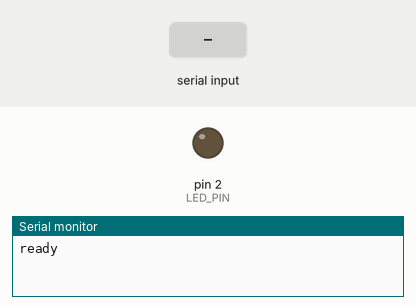
The sketch below on a simulated Arduino Uno, built with avr-gcc and run on an emulated ATmega328P. On the bench: output pins drawn as LEDs (lit = HIGH), the last lines printed to the serial monitor. The inputs (shaded band) are chosen by the test bench.

Above: at 1.2 s.
1.3 s: "on\n" received over Serial
At 2.2 s:
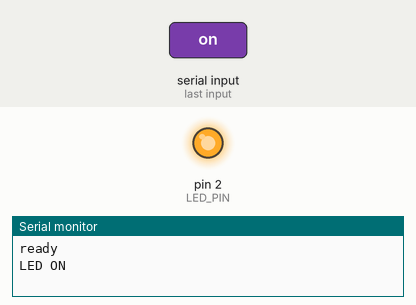
2.8 s: "off\n" received over Serial
At 3.3 s:
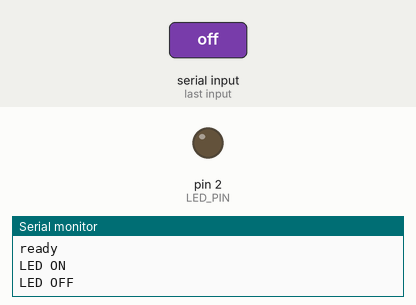
4.3 s: "ON\n" received over Serial
At 5.5 s:
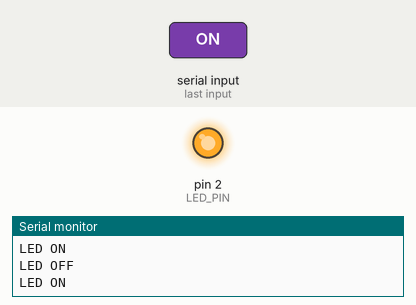
5.8 s: "OFF\n" received over Serial
At 6.8 s:
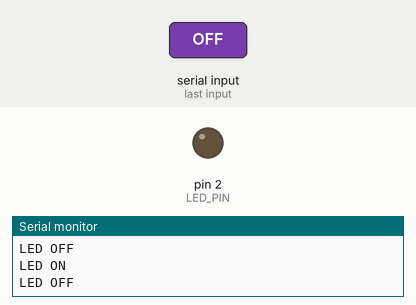
Timing chart, 0 to 8.3 s (numbered marks = the images above; inputs shaded):
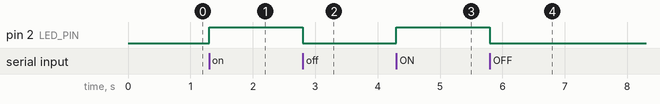

Measured:
- after the input at 1.3 s, pin 2 (LED_PIN): LOW → HIGH at once
- after the input at 2.8 s, pin 2 (LED_PIN): HIGH → LOW at once
- after the input at 4.3 s, pin 2 (LED_PIN): LOW → HIGH at once
- after the input at 5.8 s, pin 2 (LED_PIN): HIGH → LOW at once

The sketch:

day9-uart-commandsketch.ino
```cpp
constexpr uint8_t LED_PIN = 2;
int i = 0;
char buffer[32];

void setup() {
  // put your setup code here, to run once:
  pinMode(LED_PIN, OUTPUT);
  Serial.begin(115200);
  Serial.println("ready");
}

void loop() {
  if(Serial.available() >0){

    char c = Serial.read();

    if(c != '\n' && c != '\r'){
      if(i < (sizeof(buffer) - 1)){
          buffer[i] = c;
          i++;
      }
    }else{
      buffer[i] = '\0';
      if(strcmp(buffer,"on") == 0){
        digitalWrite(LED_PIN, HIGH);
        Serial.println("LED ON");
      }else if(strcmp(buffer,"ON") == 0){
        digitalWrite(LED_PIN, HIGH);
        Serial.println("LED ON");
      }else if(strcmp(buffer,"off") == 0){
        digitalWrite(LED_PIN, LOW);
        Serial.println("LED OFF");
      }else if(strcmp(buffer,"OFF") == 0){
        digitalWrite(LED_PIN, LOW);
        Serial.println("LED OFF");
      }else {
        Serial.print("unknown: ");
        Serial.println(buffer);
      }
        i = 0;
    }

  }

}
```
